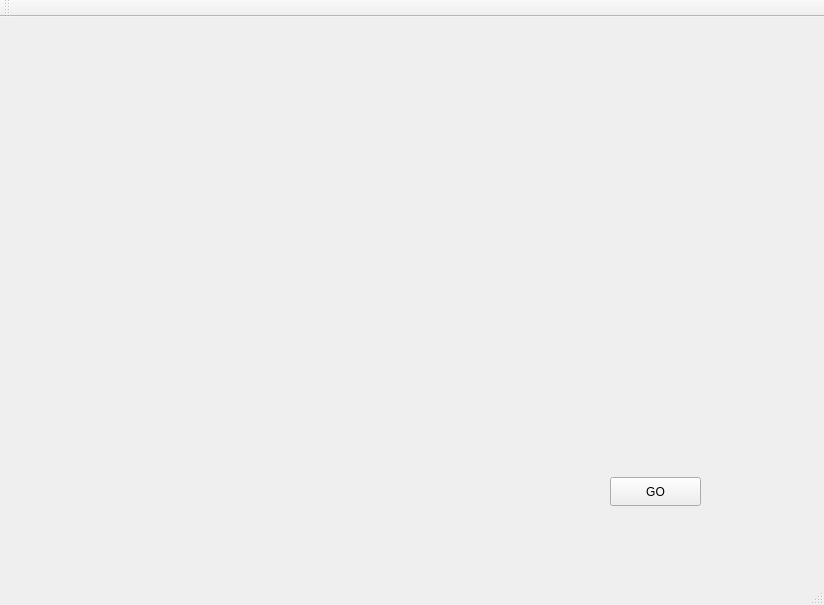
<?xml version="1.0" encoding="UTF-8"?>
<ui version="4.0">
 <class>faceWindow</class>
 <widget class="QMainWindow" name="faceWindow">
  <property name="geometry">
   <rect>
    <x>0</x>
    <y>0</y>
    <width>824</width>
    <height>605</height>
   </rect>
  </property>
  <property name="windowTitle">
   <string>faceWindow</string>
  </property>
  <widget class="QWidget" name="centralWidget">
   <widget class="QLabel" name="picShow">
    <property name="geometry">
     <rect>
      <x>130</x>
      <y>40</y>
      <width>511</width>
      <height>361</height>
     </rect>
    </property>
    <property name="text">
     <string/>
    </property>
   </widget>
   <widget class="QLabel" name="showMessage">
    <property name="geometry">
     <rect>
      <x>290</x>
      <y>430</y>
      <width>191</width>
      <height>81</height>
     </rect>
    </property>
    <property name="text">
     <string/>
    </property>
   </widget>
   <widget class="QPushButton" name="GO">
    <property name="geometry">
     <rect>
      <x>610</x>
      <y>460</y>
      <width>91</width>
      <height>29</height>
     </rect>
    </property>
    <property name="text">
     <string>GO</string>
    </property>
   </widget>
  </widget>
  <widget class="QMenuBar" name="menuBar">
   <property name="geometry">
    <rect>
     <x>0</x>
     <y>0</y>
     <width>824</width>
     <height>26</height>
    </rect>
   </property>
  </widget>
  <widget class="QToolBar" name="mainToolBar">
   <attribute name="toolBarArea">
    <enum>TopToolBarArea</enum>
   </attribute>
   <attribute name="toolBarBreak">
    <bool>false</bool>
   </attribute>
  </widget>
  <widget class="QStatusBar" name="statusBar"/>
 </widget>
 <layoutdefault spacing="6" margin="11"/>
 <resources/>
 <connections/>
</ui>
